Frame 1 (no input): blank canvas, image omitted
Frame 60 (no input): blank canvas, image omitted
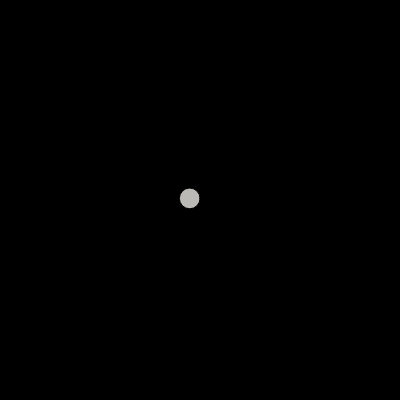
Frame 120 (the mouse pressed at the canvas centre since frame 60)

The p5.js sketch whose frames 1 and 60 were blank and that drew this single picture after the mouse press (run headless with seeded random() and noise() and a simulated clock; from frame 60 on, the mouse is pressed at the canvas centre):

// p5.js sketch
// ── sketch.js
let x;
let y;
let r;
let bubbles = [];

function setup() {
  createCanvas(400, 400);
  //background(0);

}

function draw() {
  background(0);
  for(let i = 0; i<bubbles.length; i++){
    bubbles[i].draw();
    bubbles[i].move();
  }
}
//function mouseDragged(){
function mousePressed(){
  let rd = random(10, 25);
  let b = new Bubble(mouseX, mouseY, rd);
  bubbles.push(b);
}


// ── Bubble.js
class Bubble{

  constructor(x, y, r){
    this.xPos = x;
    this.yPos = y;
    this.radius = r;
  }

  draw(){
    fill(186, 185, 182);
    strokeWeight(1);
    ellipse(this.xPos, this.yPos, this.radius);
  }

  move(){
    this.xPos = this.xPos + random(-5, 5);
    this.yPos = this.yPos + random(-5, 5);
  }
}
